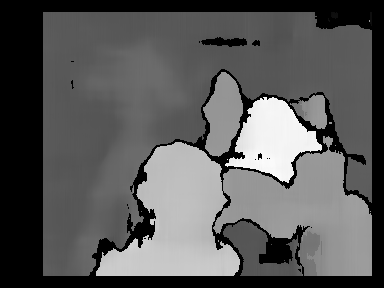
#> input picture internet_img/disparity.png, 384 x 288 px, found by its file name
$ python findDepth.py
#> lines starting #> are read from the running program, lines starting #| are printed output that depends on the picture
import cv2
import numpy as np
import matplotlib.pyplot as plt

# Constants
focal_length = 700  # Example focal length in pixels
baseline = 0.1      # Baseline in meters (distance between the cameras)

# Load the disparity map (example: normalized disparity map)
disparity_map = cv2.imread('.\\internet_img\\disparity.png', cv2.IMREAD_GRAYSCALE)
#> disparity_map is the input picture: shape (288, 384); min 0, max 252, mean 89.6

# Avoid division by zero
disparity_map[disparity_map == 0] = 0.1

# Calculate depth
depth_map = (focal_length * baseline) / disparity_map
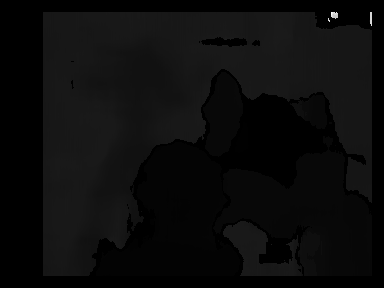
#> depth_map: shape (288, 384) float64; 27.82% of the values are NaN or infinite; the others: min 0.278, max 5.83, mean 0.637; drawn with min black, max white, NaN and infinite black

img = cv2.imread('.\\internet_img\\scene1.row3.col1.jpg')
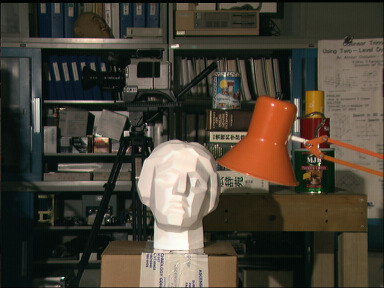
#> input picture internet_img/scene1.row3.col1.jpg, 384 x 288 px, found by its file name
#> img is the input picture: shape (288, 384, 3); mean B, G, R 54.7, 66.6, 73.2

# Display results
plt.figure(figsize=(3,3))
plt.imshow(img)
plt.colorbar(label="Depth (meters)")
plt.title("image")

plt.figure(figsize=(3,3))
plt.imshow(depth_map, cmap='plasma')
plt.colorbar(label="Depth (meters)")
plt.title("gray image")

plt.figure(figsize=(3,3))
plt.imshow(disparity_map, cmap='gray')
plt.colorbar(label="Depth (meters)")
plt.title("Depth Map")
plt.show()
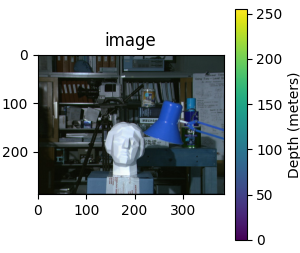
#> figure drawn by matplotlib, 2 panels; B, G, R data is drawn as R, G, B
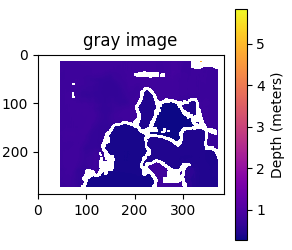
#> figure drawn by matplotlib, 2 panels
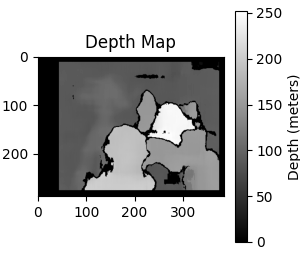
#> figure drawn by matplotlib, 2 panels
